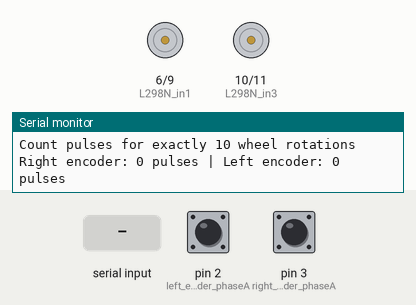
This sketch was run on a simulated Arduino Uno, built with avr-gcc and run on an emulated ATmega328P. On the bench: motor-driver pin pairs drawn as motors (green arrow = first pin HIGH = forward, orange = second pin HIGH = backward, longer = more drive), the last lines printed to the serial monitor. The inputs (shaded band) are chosen by the test bench; at power-on: pin 2 (left_encoder_phaseA) HIGH, pin 3 (right_encoder_phaseA) HIGH.

Above: at 1.2 s.
1.3 s: "r" received over Serial
At 1.8 s:
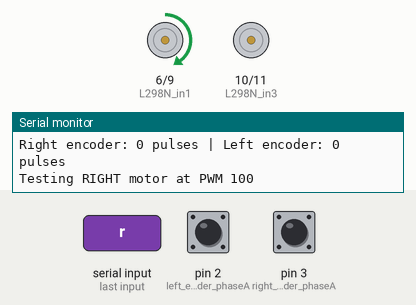
2.8 s: "l" received over Serial
At 4.0 s:
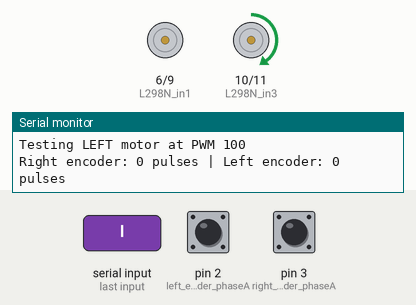
4.3 s: "s" received over Serial
At 5.3 s:
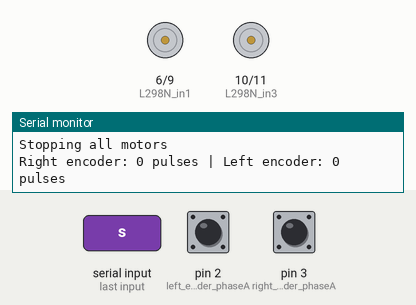
Timing chart, 0 to 7.3 s (numbered marks = the images above; inputs shaded):
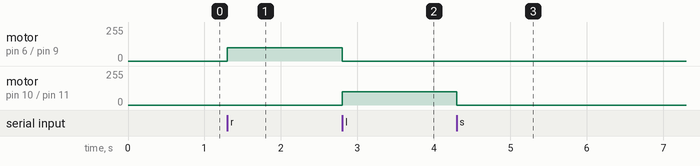

Measured:
- after the input at 1.3 s, motor on pin 6 (L298N_in1) / pin 9 (L298N_in2): stopped → forward 100/255 at once
- after the input at 2.8 s, motor on pin 6 (L298N_in1) / pin 9 (L298N_in2): forward 100/255 → stopped at once; motor on pin 10 (L298N_in3) / pin 11 (L298N_in4): stopped → forward 100/255 at once
- after the input at 4.3 s, motor on pin 10 (L298N_in3) / pin 11 (L298N_in4): forward 100/255 → stopped at once

The sketch:

debug_code.ino
```cpp
// Debug code to find actual encoder PPR
// Upload this first to determine your encoder specifications

// L298N H-Bridge Connection PINs (enA and enB are permanently high)
#define L298N_in1 6   // PWM Dir Motor A
#define L298N_in2 9   // PWM Dir Motor A
#define L298N_in3 10  // PWM Dir Motor B
#define L298N_in4 11  // PWM Dir Motor B

// Wheel Encoders Connection PINs
#define right_encoder_phaseA 3  // Interrupt
#define right_encoder_phaseB 5
#define left_encoder_phaseA 2   // Interrupt
#define left_encoder_phaseB 4

// Debug variables
volatile unsigned long right_encoder_counter = 0;
volatile unsigned long left_encoder_counter = 0;
unsigned long last_millis = 0;
const unsigned long interval = 1000; // 1 second for easier counting

void setup() {
  Serial.begin(115200);

  // Initialize motor pins
  pinMode(L298N_in1, OUTPUT);
  pinMode(L298N_in2, OUTPUT);
  pinMode(L298N_in3, OUTPUT);
  pinMode(L298N_in4, OUTPUT);

  // Stop motors initially
  stopMotors();

  // Initialize encoder pins
  pinMode(right_encoder_phaseB, INPUT_PULLUP);
  pinMode(left_encoder_phaseB, INPUT_PULLUP);

  // Attach interrupts
  attachInterrupt(digitalPinToInterrupt(right_encoder_phaseA), rightEncoderCallback, RISING);
  attachInterrupt(digitalPinToInterrupt(left_encoder_phaseA), leftEncoderCallback, RISING);

  Serial.println("=== ENCODER PPR DEBUG MODE ===");
  Serial.println("This will help determine your actual encoder PPR");
  Serial.println("Commands:");
  Serial.println("'r' - Test right motor");
  Serial.println("'l' - Test left motor");
  Serial.println("'s' - Stop motors");
  Serial.println("'c' - Clear counters");
  Serial.println("Motor will run at PWM 100 for easy counting");
  Serial.println("Count pulses for exactly 10 wheel rotations");
}

void loop() {
  // Handle serial commands
  if (Serial.available()) {
    char cmd = Serial.read();

    switch(cmd) {
      case 'r':
        Serial.println("Testing RIGHT motor at PWM 100");
        testRightMotor();
        break;
      case 'l':
        Serial.println("Testing LEFT motor at PWM 100");
        testLeftMotor();
        break;
      case 's':
        Serial.println("Stopping all motors");
        stopMotors();
        break;
      case 'c':
        Serial.println("Clearing encoder counters");
        right_encoder_counter = 0;
        left_encoder_counter = 0;
        break;
    }
  }

  // Print encoder counts every second
  unsigned long current_millis = millis();
  if(current_millis - last_millis >= interval) {
    Serial.print("Right encoder: ");
    Serial.print(right_encoder_counter);
    Serial.print(" pulses | Left encoder: ");
    Serial.print(left_encoder_counter);
    Serial.println(" pulses");

    // Reset counters for next interval
    right_encoder_counter = 0;
    left_encoder_counter = 0;
    last_millis = current_millis;
  }
}

void testRightMotor() {
  // Run right motor forward at PWM 100
  analogWrite(L298N_in1, 100);
  analogWrite(L298N_in2, 0);
  analogWrite(L298N_in3, 0);
  analogWrite(L298N_in4, 0);
}

void testLeftMotor() {
  // Run left motor forward at PWM 100
  analogWrite(L298N_in1, 0);
  analogWrite(L298N_in2, 0);
  analogWrite(L298N_in3, 100);
  analogWrite(L298N_in4, 0);
}

void stopMotors() {
  analogWrite(L298N_in1, 0);
  analogWrite(L298N_in2, 0);
  analogWrite(L298N_in3, 0);
  analogWrite(L298N_in4, 0);
}

// Encoder interrupt callbacks
void rightEncoderCallback() {
  right_encoder_counter++;
}

void leftEncoderCallback() {
  left_encoder_counter++;
}
```
